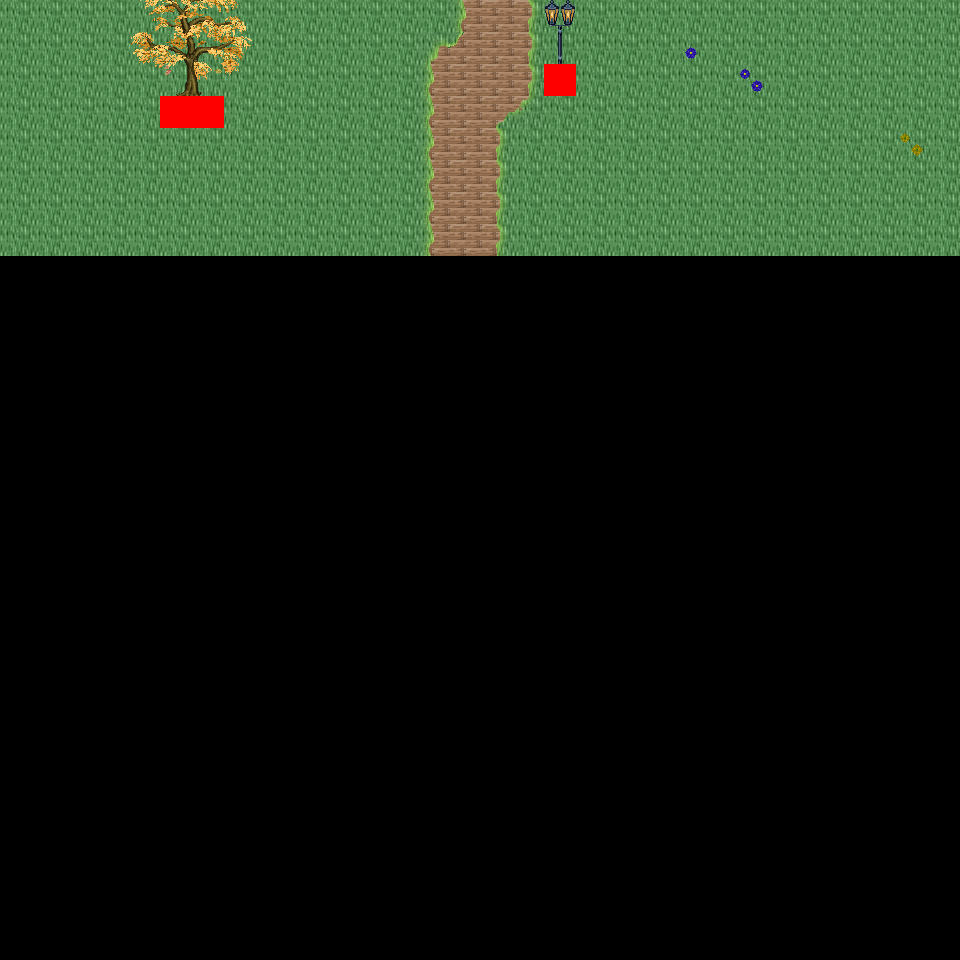

Below is a game level as drawn by its tile map, then a one-line description and the .tmx that defines it (tile-layer data replaced by summaries):
An orthogonal 30x30 tile map with 32x32 px tiles, 6 tile layers (Ground, Object, Object2, Above, ...), 46 tilesets and 2 objects (2x mapExit).

<map version="1.0" orientation="orthogonal" renderorder="right-down" width="30" height="30" tilewidth="32" tileheight="32" nextobjectid="3">
  <tileset firstgid="1" name="tileset_logic_collision" tilewidth="32" tileheight="32" tilecount="1" columns="1">
    <image source="../drawable/tileset_logic_collision.png" width="32" height="32" />
  </tileset>
  <tileset firstgid="2" name="tileset_ground_ridge_earth_pale" tilewidth="32" tileheight="32" tilecount="96" columns="12">
    <image source="../drawable/tileset_ground_ridge_earth_pale.png" width="384" height="256" />
  </tileset>
  <tileset firstgid="98" name="tileset_ground_ridge_earth_dark" tilewidth="32" tileheight="32" tilecount="96" columns="12">
    <image source="../drawable/tileset_ground_ridge_earth_dark.png" width="384" height="256" />
  </tileset>
  <tileset firstgid="194" name="tileset_ground_ground" tilewidth="32" tileheight="32" tilecount="33" columns="3">
    <image source="../drawable/tileset_ground_ground.png" width="96" height="352" />
  </tileset>
  <tileset firstgid="227" name="tileset_building_castle" tilewidth="32" tileheight="32" tilecount="320" columns="20">
    <image source="../drawable/tileset_building_castle.png" width="640" height="512" />
  </tileset>
  <tileset firstgid="547" name="tileset_item_pot_barrels_1" tilewidth="32" tileheight="32" tilecount="8" columns="4">
    <image source="../drawable/tileset_item_pot_barrels_1.png" width="128" height="64" />
  </tileset>
  <tileset firstgid="555" name="tileset_item_weapon_cannon" tilewidth="32" tileheight="32" tilecount="12" columns="3">
    <image source="../drawable/tileset_item_weapon_cannon.png" width="96" height="128" />
  </tileset>
  <tileset firstgid="567" name="tileset_building_door_closed" tilewidth="32" tileheight="32" tilecount="1" columns="1">
    <image source="../drawable/tileset_building_door_closed.png" width="32" height="32" />
  </tileset>
  <tileset firstgid="568" name="tileset_building_door_door" tilewidth="32" tileheight="32" tilecount="6" columns="3">
    <image source="../drawable/tileset_building_door_door.png" width="96" height="64" />
  </tileset>
  <tileset firstgid="574" name="tileset_building_window_window_centered" tilewidth="32" tileheight="32" tilecount="1" columns="1">
    <image source="../drawable/tileset_building_window_window_centered.png" width="32" height="32" />
  </tileset>
  <tileset firstgid="575" name="tileset_building_decoration_chimney_big" tilewidth="32" tileheight="32" tilecount="2" columns="1">
    <image source="../drawable/tileset_building_decoration_chimney_big.png" width="32" height="64" />
  </tileset>
  <tileset firstgid="577" name="tileset_building_stairs_stairs_grey" tilewidth="32" tileheight="32" tilecount="6" columns="3">
    <image source="../drawable/tileset_building_stairs_stairs_grey.png" width="96" height="64" />
  </tileset>
  <tileset firstgid="583" name="tileset_building_witch_hut" tilewidth="32" tileheight="32" tilecount="80" columns="5">
    <image source="../drawable/tileset_building_witch_hut.png" width="160" height="512" />
  </tileset>
  <tileset firstgid="663" name="tileset_ground_grass_edges" tilewidth="32" tileheight="32" tilecount="36" columns="12">
    <image source="../drawable/tileset_ground_grass_edges.png" width="384" height="96" />
  </tileset>
  <tileset firstgid="699" name="tileset_ground_grass_corners" tilewidth="32" tileheight="32" tilecount="24" columns="6">
    <image source="../drawable/tileset_ground_grass_corners.png" width="192" height="128" />
  </tileset>
  <tileset firstgid="723" name="tileset_logic_item_vegetable" tilewidth="32" tileheight="32" tilecount="13" columns="13">
    <image source="../drawable/tileset_logic_item_vegetable.png" width="256" height="64" />
  </tileset>
  <tileset firstgid="736" name="tileset_plant_tree_fall_trees" tilewidth="32" tileheight="32" tilecount="40" columns="8">
    <image source="../drawable/tileset_plant_tree_fall_trees.png" width="256" height="160" />
  </tileset>
  <tileset firstgid="776" name="tileset_plant_stump_stump_pale_purple" tilewidth="32" tileheight="32" tilecount="4" columns="2">
    <image source="../drawable/tileset_plant_stump_stump_pale_purple.png" width="64" height="64" />
  </tileset>
  <tileset firstgid="780" name="tileset_plant_stump_small_stump" tilewidth="32" tileheight="32" tilecount="4" columns="2">
    <image source="../drawable/tileset_plant_stump_small_stump.png" width="64" height="64" />
  </tileset>
  <tileset firstgid="784" name="tileset_furniture_light_small_lamp" tilewidth="32" tileheight="32" tilecount="4" columns="4">
    <image source="../drawable/tileset_furniture_light_small_lamp.png" width="128" height="32" />
  </tileset>
  <tileset firstgid="788" name="tileset_item_pot_barrel" tilewidth="32" tileheight="32" tilecount="2" columns="1">
    <image source="../drawable/tileset_item_pot_barrel.png" width="32" height="64" />
  </tileset>
  <tileset firstgid="790" name="tileset_plant_tree_locust_tree" tilewidth="32" tileheight="32" tilecount="20" columns="4">
    <image source="../drawable/tileset_plant_tree_locust_tree.png" width="128" height="160" />
  </tileset>
  <tileset firstgid="810" name="tileset_plant_leaves" tilewidth="32" tileheight="32" tilecount="8" columns="4">
    <image source="../drawable/tileset_plant_leaves.png" width="128" height="64" />
  </tileset>
  <tileset firstgid="818" name="tileset_plant_flower_daisy_blue" tilewidth="32" tileheight="32" tilecount="8" columns="2">
    <image source="../drawable/tileset_plant_flower_daisy_blue.png" width="64" height="128" />
  </tileset>
  <tileset firstgid="826" name="tileset_plant_flower_daisy_yellow" tilewidth="32" tileheight="32" tilecount="8" columns="2">
    <image source="../drawable/tileset_plant_flower_daisy_yellow.png" width="64" height="128" />
  </tileset>
  <tileset firstgid="834" name="tileset_plant_flower_small_flower_bed_2" tilewidth="32" tileheight="32" tilecount="12" columns="3">
    <image source="../drawable/tileset_plant_flower_small_flower_bed_2.png" width="96" height="128" />
  </tileset>
  <tileset firstgid="846" name="tileset_plant_flower_small_flower_bed" tilewidth="32" tileheight="32" tilecount="12" columns="3">
    <image source="../drawable/tileset_plant_flower_small_flower_bed.png" width="96" height="128" />
  </tileset>
  <tileset firstgid="858" name="tileset_plant_flower_flower_bed_1" tilewidth="32" tileheight="32" tilecount="35" columns="7">
    <image source="../drawable/tileset_plant_flower_flower_bed_1.png" width="224" height="160" />
  </tileset>
  <tileset firstgid="893" name="tileset_plant_flower_hothouse_flowers" tilewidth="32" tileheight="32" tilecount="72" columns="6">
    <image source="../drawable/tileset_plant_flower_hothouse_flowers.png" width="192" height="384" />
  </tileset>
  <tileset firstgid="965" name="tileset_furniture_light_lamp_blue" tilewidth="32" tileheight="32" tilecount="3" columns="1">
    <image source="../drawable/tileset_furniture_light_lamp_blue.png" width="32" height="96" />
  </tileset>
  <tileset firstgid="968" name="tileset_light_dim_light_7x5" tilewidth="32" tileheight="32" tilecount="35" columns="7">
    <image source="../drawable/tileset_light_dim_light_7x5.png" width="224" height="160" />
  </tileset>
  <tileset firstgid="1003" name="tileset_building_decoration_chimney" tilewidth="32" tileheight="32" tilecount="2" columns="1">
    <image source="../drawable/tileset_building_decoration_chimney.png" width="32" height="64" />
  </tileset>
  <tileset firstgid="1005" name="tileset_building_decoration_cauldron_sign" tilewidth="32" tileheight="32" tilecount="1" columns="1">
    <image source="../drawable/tileset_building_decoration_cauldron_sign.png" width="32" height="32" />
  </tileset>
  <tileset firstgid="1006" name="tileset_building_decoration_magician_banner" tilewidth="32" tileheight="32" tilecount="3" columns="3">
    <image source="../drawable/tileset_building_decoration_magician_banner.png" width="96" height="32" />
  </tileset>
  <tileset firstgid="1009" name="tileset_logic_portal" tilewidth="32" tileheight="32" tilecount="24" columns="8">
    <image source="../drawable/tileset_logic_portal.png" width="256" height="96" />
  </tileset>
  <tileset firstgid="1033" name="tileset_ground_ground_3" tilewidth="32" tileheight="32" tilecount="5" columns="5">
    <image source="../drawable/tileset_ground_ground_3.png" width="160" height="32" />
  </tileset>
  <tileset firstgid="1038" name="tileset_building_cottage" tilewidth="32" tileheight="32" tilecount="256" columns="16">
    <image source="../drawable/tileset_building_cottage.png" width="512" height="512" />
  </tileset>
  <tileset firstgid="1294" name="tileset_building_roof_thatched_roof" tilewidth="32" tileheight="32" tilecount="256" columns="16">
    <image source="../drawable/tileset_building_roof_thatched_roof.png" width="512" height="512" />
  </tileset>
  <tileset firstgid="1550" name="tileset_building_door_doors" tilewidth="32" tileheight="32" tilecount="256" columns="16">
    <image source="../drawable/tileset_building_door_doors.png" width="512" height="512" />
  </tileset>
  <tileset firstgid="1806" name="tileset_building_window_windows" tilewidth="32" tileheight="32" tilecount="256" columns="16">
    <image source="../drawable/tileset_building_window_windows.png" width="512" height="512" />
  </tileset>
  <tileset firstgid="2062" name="tileset_plant_bush_leafy" tilewidth="32" tileheight="32" tilecount="48" columns="8">
    <image source="../drawable/tileset_plant_bush_leafy.png" width="256" height="192" />
  </tileset>
  <tileset firstgid="2110" name="tileset_plant_bush_flowering" tilewidth="32" tileheight="32" tilecount="72" columns="8">
    <image source="../drawable/tileset_plant_bush_flowering.png" width="256" height="288" />
  </tileset>
  <tileset firstgid="2182" name="tileset_object_stone_well" tilewidth="32" tileheight="32" tilecount="6" columns="2">
    <image source="../drawable/tileset_object_stone_well.png" width="64" height="96" />
  </tileset>
  <tileset firstgid="2188" name="tileset_item_pot_cauldron" tilewidth="32" tileheight="32" tilecount="48" columns="8">
    <image source="../drawable/tileset_item_pot_cauldron.png" width="256" height="192" />
  </tileset>
  <tileset firstgid="2236" name="tileset_item_campfires" tilewidth="32" tileheight="32" tilecount="2" columns="2">
    <image source="../drawable/tileset_item_campfires.png" width="64" height="32" />
  </tileset>
  <tileset firstgid="2238" name="tileset_item_firewood" tilewidth="32" tileheight="32" tilecount="12" columns="3">
    <image source="../drawable/tileset_item_firewood.png" width="96" height="128" />
  </tileset>
  <layer name="Ground" width="30" height="30">
    <data>[900 cells, 240 non-empty, 2 distinct tile ids]</data>
  </layer>
  <layer name="Object" width="30" height="30">
    <data>[900 cells, 24 non-empty, 12 distinct tile ids]</data>
  </layer>
  <layer name="Object2" width="30" height="30">
    <data>[900 cells, 4 non-empty, 4 distinct tile ids]</data>
  </layer>
  <layer name="Above" width="30" height="30">
    <data>[900 cells, 14 non-empty, 14 distinct tile ids]</data>
  </layer>
  <layer name="Above2" width="30" height="30">
    <data>[900 cells, 0 non-empty, 0 distinct tile ids]</data>
  </layer>
  <layer name="Walkable" width="30" height="30">
    <data>[900 cells, 3 non-empty, 1 distinct tile ids]</data>
  </layer>
  <objectgroup name="MapEvents">
    <object id="1" name="north" type="mapExit" x="0" y="0" width="960" height="32">
      <properties>
        <property name="map" value="level_0_x51_y45" />
        <property name="x" value="0" />
        <property name="y" value="28" />
      </properties>
    </object>
    <object id="2" name="east" type="mapExit" x="928" y="0" width="32" height="960">
      <properties>
        <property name="map" value="level_0_x52_y46" />
        <property name="x" value="1" />
        <property name="y" value="0" />
      </properties>
    </object>
  </objectgroup>
</map>
